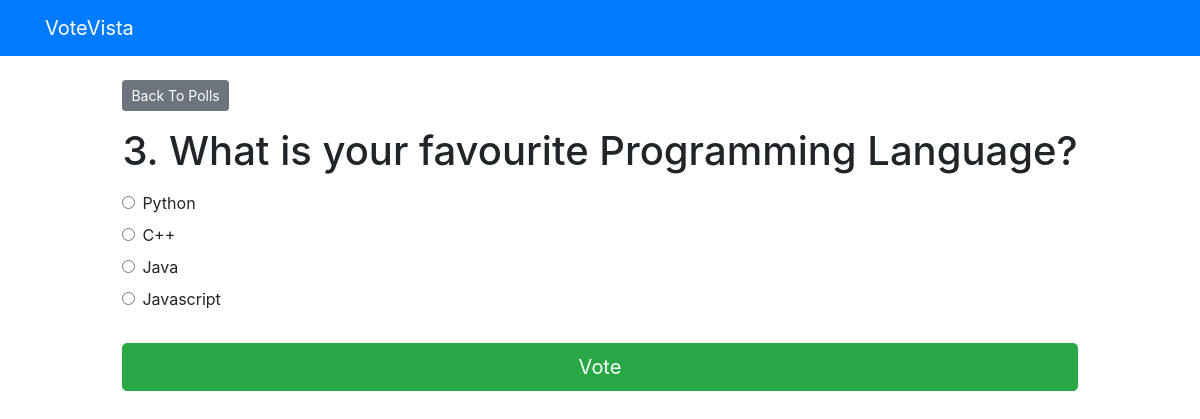
Page /polls/3/ on the committed database.
### polls/models.py (models this page shows, shortened)
class Question(models.Model):
    question_text = models.CharField(max_length=200)
    pub_date = models.DateTimeField('date published')

class Choice(models.Model):
    question = models.ForeignKey(Question, on_delete=models.CASCADE)
    choice_text = models.CharField(max_length=200)
    votes = models.IntegerField(default=0)

### polls/views.py (the view)
# urls.py: path('<int:question_id>/', views.detail, name='detail'),
def detail(request, question_id):
    try:
        question = Question.objects.get(pk=question_id)
    except Question.DoesNotExist:
        raise Http404("Question does not exist")
    return render(request, 'polls/detail.html', {'question': question})

### templates/polls/detail.html (shortened to what this page needs)
{% extends 'base.html' %}
{% block content %}
<a class="btn btn-secondary btn-sm mb-3" href="{% url 'polls:index' %}">Back To Polls</a>
<h1 class="text-center mb-3">{{ question.question_text }}</h1>
<form action="{% url 'polls:vote' question.id %}" method="post">
    {% for choice in question.choice_set.all %}
    <div class="form-check">
        <input type="radio" name="choice" class="form-check-input" id="choice{{ forloop.counter }}"
            value="{{ choice.id }}" />
        <label for="choice{{ forloop.counter }}">{{ choice.choice_text }}</label>
    </div>
    {% endfor %}
    <input type="submit" value="Vote" class="btn btn-success btn-lg btn-block mt-4" />
</form>
{% endblock %}

### rows in the picture
Question: question_text "3. What is your favourite Programming Language?"
Choice: choice_text "Python"
Choice: choice_text "C++"
Choice: choice_text "Java"
Choice: choice_text "Javascript"
